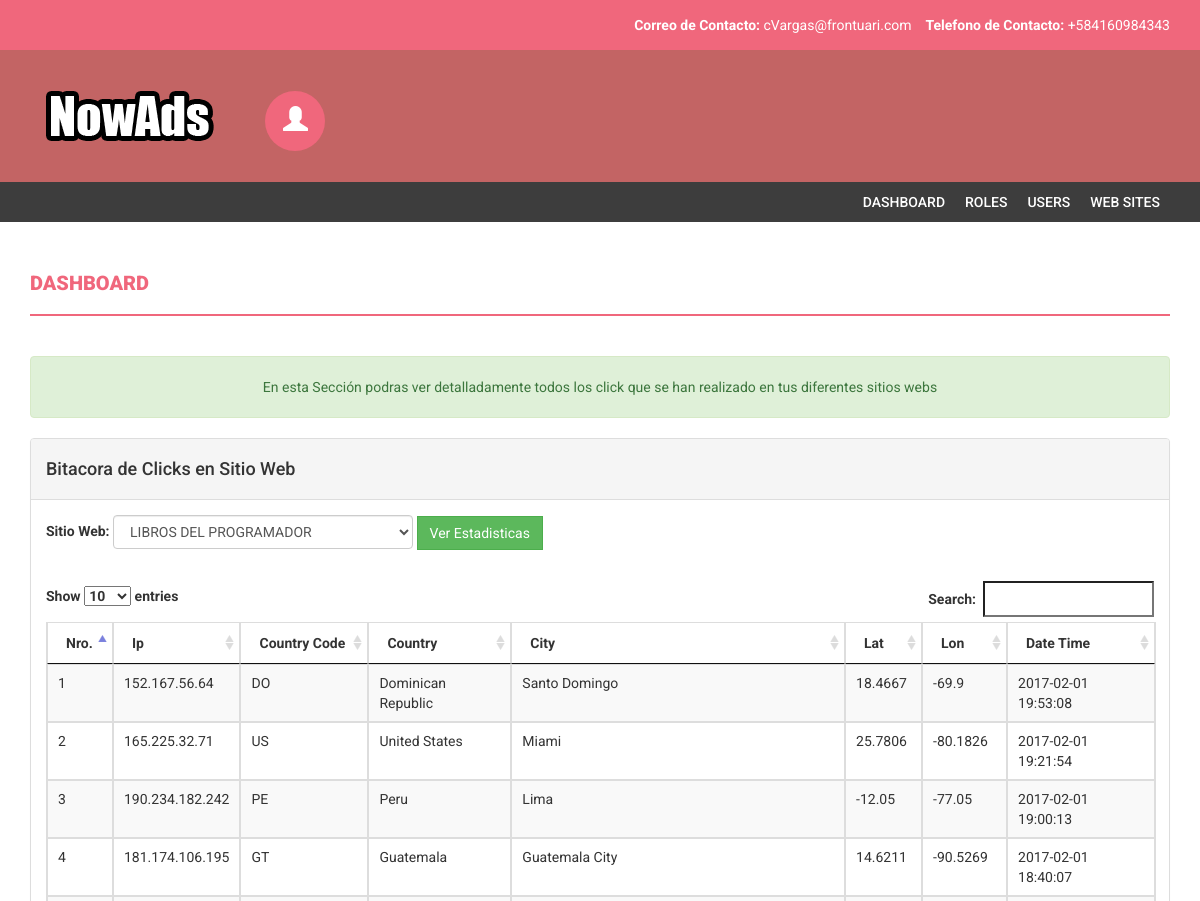
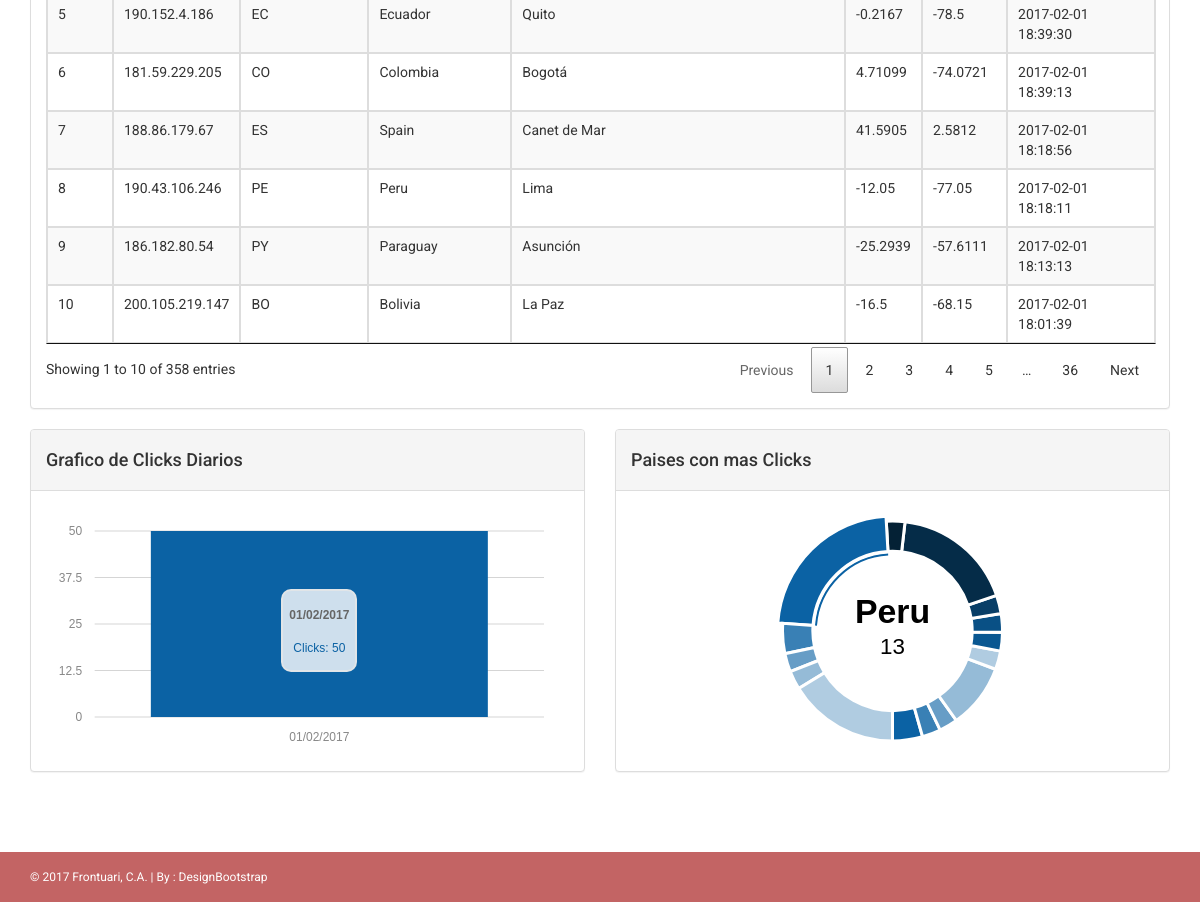
Screenshot of /?v=dashboard (signed in) with the database file from the repository (2 pictures, top to bottom).
### tables this page shows
CREATE TABLE IF NOT EXISTS `na_click` (
  `click_id` int(11) NOT NULL AUTO_INCREMENT,
  `web_id` int(11) NOT NULL,
  `created` timestamp NOT NULL DEFAULT CURRENT_TIMESTAMP,
  `ip` varchar(30) NOT NULL,
  `country_code` varchar(10) NOT NULL,
  `country` varchar(60) NOT NULL,
  `city` varchar(60) NOT NULL,
  `lat` varchar(30) NOT NULL,
  `lon` varchar(30) NOT NULL,
  PRIMARY KEY (`click_id`),
  KEY `fk_web_id` (`web_id`)
);

### loader.php (called while the page is built)
<?php
	include (ABSPATH . "helpers/helper_all.php");
	getheader();
	getbody();
	getfooter();
?>

### index.php (called while the page is built, shortened)
<?php
    include(ABSPATH . "loader.php");
?>

### models/model_db.php (called while the page is built, shortened)
<?php
	class model_db{
		private $server,
				$user,
				$password,
				$db,
				$result,
				$con;
		private function connect(){
			$this->server = "localhost";
			$this->user = "root";
			$this->password = "123456";
			$this->db = "nowads";
			$this->con = mysql_connect($this->server,$this->user,$this->password) or die ("Error al Intentar Conectar con el Servidor " . mysql_error());
		}
		protected function setquery($sql){
			$this->result = mysql_query($sql, $this->con) or die ("Error al Realizar la Consulta ". mysql_error());
			return mysql_affected_rows();
		}
		protected function getdata(){
			return mysql_fetch_array($this->result);
		}
	}
?>

### models/model_click.php (called while the page is built, shortened)
<?php
	require_once("model_db.php");
	class model_click extends model_db{
		private $click_id,
				$web_id,
				$created,
				$ip,
				$country_code,
				$country,
				$city,
				$lat,
				$lon,
				$wk,
				$hs;
		public function __construct(){
			$this->web_id = null;
		}
		public function __get($atr){
			return $this->$atr;
		}
		public function get($t="only"){
			$t = strtolower($t);
			$sql = "";
			switch ($t) {
				case 'all':
					$sql = "select * from na_click where web_id = $this->web_id order by created desc";
				break;
				case 'getlastwebid':
					$sql = "select web_id from na_web where user_id = ".$_SESSION["user_id"]." and isactive = 'Y' order by web_id desc";
				break;
				case 'slw':
					$sql = "select web_id as value, name as text from na_web where isactive = 'Y' order by name asc";
				break;
				case 'getclicksforchart':
					$sql = "select
					date_format(created, '%d/%m/%Y') as day,
					count(click_id) as clicks
					from na_click
					where date_format(created, '%Y-%m-%d') between DATE_FORMAT(NOW() ,'%Y-%m-01')
					and LAST_DAY(NOW()) and web_id = $this->web_id
					group by date_format(created, '%d/%m/%Y')";
				break;
				case 'ctrmostclick':
					$sql = "select
						count(click_id) as value,
						country as label
						from na_click
						where date_format(created, '%Y-%m-%d') between DATE_FORMAT(NOW() ,'%Y-%m-01')
						and LAST_DAY(NOW()) and web_id = $this->web_id
						group by country";
				break;
			}
			$this->setquery($sql);
			while($row = $this->getdata()){
				$arr[] = $row;
			}
			return $arr;
		}
	}
?>

### body.php (called while the page is built)
<?php
  setview();
?>

### controllers/controller_dashboard.php (the view, shortened to what this page needs)
<?php
	require_once(models() . "model_click.php");
	$objClick = new model_click();
	$objClick->web_id = $_POST["txtweb_id"];
	$objClick->user_id = $_SESSION["user_id"];
	$operation = $_REQUEST["operation"];
	switch ($operation) {
		default:
			if(isset($_SESSION["user_id"]) and !empty($_SESSION["user_id"])){
				$vew = $objClick->get("getlastwebid");
				if( count($vew) > 0 ){
					$objClick->web_id = $vew[0]["web_id"];
					$slw = $objClick->get("slw");
					$getwebs = LoadSelect($slw, $objClick->web_id);
					$all = $objClick->get("all");
					$cont = 0;
					$string = "";
					while($all[$cont]["click_id"] != null){
						$string.="<tr>";
							$string.="<td>".($cont+1)."</td>";
							$string.="<td>".$all[$cont]["ip"]."</td>";
							$string.="<td>".$all[$cont]["country_code"]."</td>";
							$string.="<td>".$all[$cont]["country"]."</td>";
							$string.="<td>".$all[$cont]["city"]."</td>";
							$string.="<td>".$all[$cont]["lat"]."</td>";
							$string.="<td>".$all[$cont]["lon"]."</td>";
							$string.="<td>".$all[$cont]["created"]."</td>";
						$string.="</tr>";
						$cont++;
					}
				}
			}
		break;
	}
?>

### header.php (shortened to what this page needs)
<!DOCTYPE html>
<html xmlns="http://www.w3.org/1999/xhtml">
<head>
    <link href="views/css/bootstrap.css" rel="stylesheet" />
    <link href="views/css/font-awesome.css" rel="stylesheet" />
    <link href="views/css/style.css" rel="stylesheet" />
    <link rel="stylesheet" type="text/css" href="views/plugins/DataTables-1.10.12/media/css/jquery.dataTables.min.css">
    <link rel="stylesheet" type="text/css" href="views/plugins/morris.js-0.5.1/morris.css">
</head>
<body>
    <header>
        <div class="container">
            <div class="row">
                <div class="col-md-12">
                    <strong>Correo de Contacto: </strong>cVargas@frontuari.com
                    &nbsp;&nbsp;
                    <strong>Telefono de Contacto: </strong>+584160984343
                </div>
            </div>
        </div>
    </header>
    <div class="navbar navbar-inverse set-radius-zero">
        <div class="container">
            <div class="navbar-header">
                <a class="navbar-brand" href="index.php">
                    <img src="views/img/logo.png" />
                </a>
            </div>
            <div class="left-div">
                <div class="user-settings-wrapper">
                    <ul class="nav">
                        <li class="dropdown">
                            <a <?php if(isset($_SESSION["username"]) and !empty($_SESSION["username"])){ print 'class="dropdown-toggle" data-toggle="dropdown" '; }?> href="#" aria-expanded="false">
                                <span class="glyphicon glyphicon-user" style="font-size: 25px;"></span>
                            </a>
                        </li>
                    </ul>
                </div>
            </div>
        </div>
    </div>

### helpers/helper_all.php (shortened to what this page needs)
<?php
	function getheader(){
		include(ABSPATH . "header.php");
	}
	function getbody(){
		include(ABSPATH . "body.php");
	}
	function getfooter(){
		include(ABSPATH . "footer.php");
	}
	function getwidget(){
		include(ABSPATH . "widget.php");
	}
	function controllers(){
		$url = ABSPATH . "controllers/";
		return $url;
	}
	function views(){
		$url = ABSPATH . "views/";
		return $url;
	}
	function setview($insession = "no"){
		$v = $_GET["v"];
		if(isset($v) and !empty($v)){
			$cont = controllers() . "controller_".$v.".php";
			$view = views() . "view_".$v.".php";
			if(is_file($cont) and is_file($view)){
				include($cont);
				include($view);
			}else{
				include(controllers() . "controller_login.php");
				include(views() . "view_login.php");
			}
		}else{
			include(controllers() . "controller_login.php");
			include(views() . "view_login.php");
		}
	}
	function LoadSelect($data, $selected){
		$string = "";
		if(count($data) > 0){
			$cont = 0;
			while($data[$cont]["value"] != null){
				if($data[$cont]["value"] == $selected){
					$string.="<option value='".$data[$cont]["value"]."' selected='selected'>".$data[$cont]["text"]."</option>";
				}else{
					$string.="<option value='".$data[$cont]["value"]."'>".$data[$cont]["text"]."</option>";
				}
				$cont++;
			}
		}
		return $string;
	}
?>

### widget.php (shortened to what this page needs)
<section class="menu-section">
    <div class="container">
        <div class="row">
            <div class="col-md-12">
                <div class="navbar-collapse collapse ">
                    <ul id="menu-top" class="nav navbar-nav navbar-right">
                        <?php
                            switch ($_SESSION["role_id"]) {
                                case 1:
                        ?>
                            <li><a href="?v=dashboard">Dashboard</a></li>
                            <li><a href="?v=role">Roles</a></li>
                            <li><a href="?v=user">Users</a></li>
                            <li><a href="?v=web">Web Sites</a></li>
                        <?php
                                break;
                        ?>
                        <?php
                            }
                        ?>
                    </ul>
                </div>
            </div>
        </div>
    </div>
</section>

### views/view_dashboard.php (shortened to what this page needs)
<?php
  getwidget();
?>
<div class="content-wrapper">
        <div class="container">
            <div class="row">
                <div class="col-md-12">
                    <h4 class="page-head-line">Dashboard</h4>
                </div>
            </div>
            <div class="row">
                <div class="col-md-12">
                    <div class="alert alert-success">
                        <center>En esta Secci&oacute;n podras ver detalladamente todos los click que se han realizado en tus diferentes sitios webs</center>
                    </div>
                </div>
            </div>
            <div class="row">
                <div class="col-md-12">
                  <div class="panel panel-default">
                      <div class="panel-heading">
                          <h4>Bitacora de Clicks en Sitio Web</h4>
                      </div>
                      <div class="panel-body">
                        <form name="fdashboard" class="form-inline" id="fdashboard" action="?v=dashboard" method="post">
                            <div class="form-group">
                              <label for="txtweb_id">Sitio Web:</label>
                              <select name="txtweb_id" style="width:300px;" id="web_id" class="form-control">
                                  <?php print $getwebs; ?>
                              </select>
                            </div>
                            <button type="submit" class="btn btn-success">Ver Estadisticas</button>
                        </form>
                        <br />
                        <table class="table table-bordered table-striped">
                            <thead>
                                <th>Nro.</th>
                                <th>Ip</th>
                                <th>Country Code</th>
                                <th>Country</th>
                                <th>City</th>
                                <th>Lat</th>
                                <th>Lon</th>
                                <th>Date Time</th>
                            </thead>
                            <tbody>
                                <?php print $string; ?>
                            </tbody>
                        </table>
                      </div>
                  </div>
                </div>
            </div>
            <div class="row">
                <div class="col-md-6">
                    <div class="panel panel-default">
                      <div class="panel-heading">
                          <h4>Grafico de Clicks Diarios</h4>
                      </div>
                      <div class="panel-body">
                          <div id="daybarchart" style="height:250px;"></div>
                      </div>
                    </div>
                </div>
                <div class="col-md-6">
                    <div class="panel panel-default">
                      <div class="panel-heading">
                          <h4>Paises con mas Clicks</h4>
                      </div>
                      <div class="panel-body">
                          <div id="mosthclickforclick" style="height:250px;"></div>
                      </div>
                    </div>
                </div>
            </div>
        </div>
</div>

### footer.php
    <footer>
        <div class="container">
            <div class="row">
                <div class="col-md-12">
                    &copy; 2017 Frontuari, C.A. | By : <a href="http://www.designbootstrap.com/" target="_blank">DesignBootstrap</a>
                </div>
            </div>
        </div>
    </footer>
</body>
</html>

### views/css/style.css (style rules this page uses)
body { font-family: 'Roboto', sans-serif; line-height: 30px; }
.set-radius-zero { border-radius: 0px; -moz-border-radius: 0px; -webkit-border-radius: 0px; }
.content-wrapper { margin-top: 40px; min-height: 600px; padding-bottom: 60px; }
.page-head-line { font-weight: 900; padding-bottom: 20px; border-bottom: 2px solid #F0677C; text-transform: uppercase; color: #F0677C; font-size: 20px; margin-bottom: 40px; }
.btn { border-radius: 0px; -webkit-border-radius: 0px; -moz-border-radius: 0px; }
header { background-color: #F0677C; color: #fff; padding: 10px; text-align: right; }
.left-div { padding-left: 30px; margin-top: 40px; margin-bottom: 30px; }
.navbar-brand { width: 250px; padding-top: 30px; }
.user-settings-wrapper .nav > li > a { position: relative; display: block; padding: 15px 18px; border-radius: 50%; -webkit-border-radius: 50%; -moz-border-radius: 50%; height: 60px; width: 60px; background-color: #F0677C; color: #fff; }
.user-settings-wrapper { margin-top: 10px; }
.user-settings-wrapper li { display: inline-block; }
.menu-section { background-color: #3D3D3D; }
#menu-top a { color: #FFF; text-decoration: none; font-weight: 500; padding: 10px 10px 10px 10px; text-transform: uppercase; }
.navbar-inverse { background-color: #C36464; border-color: transparent; }
.navbar { margin-bottom: 0px; }
footer { padding: 10px; color: #fff; font-size: 12px; background-color: #C36464; }
footer a, footer a:hover { color: #fff; text-decoration: none; }

### rows the page displays
na_click: ip "152.167.56.64", country_code "DO", country "Dominican Republic", city "Santo Domingo", lat "18.4667", lon "-69.9", created "2017-02-01 19:53:08"
na_click: ip "165.225.32.71", country_code "US", country "United States", city "Miami", lat "25.7806", lon "-80.1826", created "2017-02-01 19:21:54"
na_click: ip "190.234.182.242", country_code "PE", country "Peru", city "Lima", lat "-12.05", lon "-77.05", created "2017-02-01 19:00:13"
na_click: ip "181.174.106.195", country_code "GT", country "Guatemala", city "Guatemala City", lat "14.6211", lon "-90.5269", created "2017-02-01 18:40:07"
na_click: ip "190.152.4.186", country_code "EC", country "Ecuador", city "Quito", lat "-0.2167", lon "-78.5", created "2017-02-01 18:39:30"
na_click: ip "181.59.229.205", country_code "CO", country "Colombia", city "Bogotá", lat "4.71099", lon "-74.0721", created "2017-02-01 18:39:13"
na_click: ip "188.86.179.67", country_code "ES", country "Spain", city "Canet de Mar", lat "41.5905", lon "2.5812", created "2017-02-01 18:18:56"
na_click: ip "190.43.106.246", country_code "PE", country "Peru", city "Lima", lat "-12.05", lon "-77.05", created "2017-02-01 18:18:11"
na_click: ip "186.182.80.54", country_code "PY", country "Paraguay", city "Asunción", lat "-25.2939", lon "-57.6111", created "2017-02-01 18:13:13"
na_click: ip "200.105.219.147", country_code "BO", country "Bolivia", city "La Paz", lat "-16.5", lon "-68.15", created "2017-02-01 18:01:39"

### other values shown
form field txtweb_id "LIBROS DEL PROGRAMADOR"
